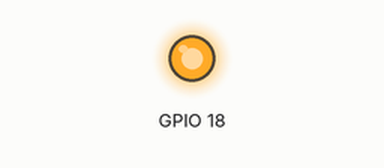
Simulated run of this program. Board: Raspberry Pi (BCM pin numbers). On the bench: output pins drawn as LEDs (lit = HIGH). What the program prints to the terminal is not drawn. At 1.0 s the program stops and its outputs stay as they are.

Above: at 0.1 s.
Timing chart, 0 to 1.6 s (numbered marks = the images above):
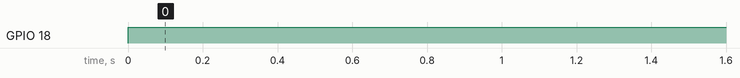

The program:

2.LED_light_up.py
```python
import RPi.GPIO as GPIO        #import Raspberry Pi GPIO library
import time
GPIO.setwarnings(False)           #Ignore warning for now
GPIO.setmode(GPIO.BCM)      #Use physical pin numbering
GPIO.setup(18,GPIO.OUT)      #Set  pin 18 to be an  output pin
GPIO.output(18,GPIO.HIGH)   # Turn  on
print("led on")
time.sleep(1)                #Sleep for 1 second
```

Measured:
- by itself, GPIO 18: LOW → HIGH at 0.00 s
